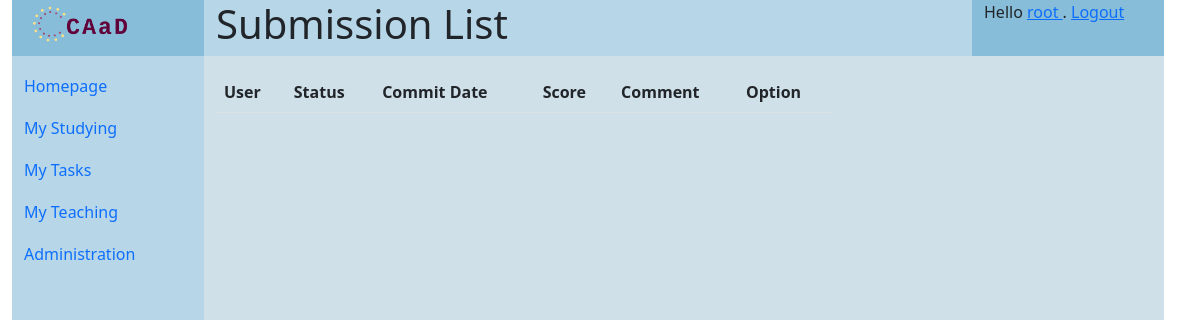
Page /courses/task/8/submissions (signed in) on the earlier database version.
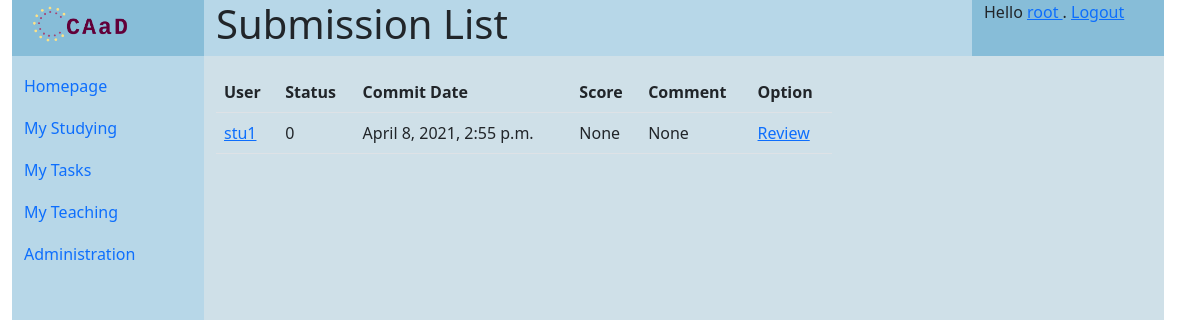
Same page on the later database version.
### homeworks/models.py (models this page shows, shortened)
class Submission(models.Model):
    SUBMISSION_STATUS = [ (0, "Unfinished"), (1, "Submitted"), (2, "Commented") ]
    status = models.IntegerField(
        'status', default=0, choices=SUBMISSION_STATUS)
    commit_date = models.DateTimeField('date committed', default=timezone.now())
    score = models.IntegerField('score', null=True)
    comment = models.CharField('comment', max_length=1024, null=True)
    task = models.ForeignKey(Task, on_delete=models.CASCADE, related_name="submissions", null=True)
    submitter = models.ForeignKey(User, on_delete=models.CASCADE, related_name="submissions", null=True)
    file = models.OneToOneField(SubmissionFile, on_delete=models.SET_NULL, null=True, blank=True, related_name="submission")

### homeworks/views.py (the view)
# urls.py: path('task/<int:task_id>/submissions', homework_views.SubmissionListView.as_view(), name='submission_list'),
class SubmissionListView(ListView):
    paginate_by = 10
    template_name = 'homeworks/submission_list.html'
    context_object_name = 'submission_list'
    def get_queryset(self):
        user = self.request.user
        task_id = self.kwargs['task_id']
        return Submission.objects.filter(task__pk=task_id)
    def get_context_data(self, *args, object_list=None, **kwargs):
        context = super().get_context_data(*args, object_list=object_list, **kwargs)
        context['title'] = "Submission List"
        context['task_id'] = self.kwargs['task_id']
        return context
    def get(self, request, task_id):
        task = get_object_or_404(Task, pk=task_id)
        res, response = check_authenticated_and(request, CourseMember.is_teacher_of(request.user.pk, task.course.pk), USER_NOT_AUTHORIZED)
        if res == False:
            return response
        return super(SubmissionListView, self).get(self, request)

### courses/models.py (called while the page is built)
    @classmethod
    def get_highest_course_privilege(cls, user_id, course_id):
        if user_id == None or course_id == None:
            return 4
        cm = cls.objects.filter(course__pk=course_id).filter(user__pk=user_id)
        if len(cm) > 0:
            type = 3
            for role in cm:
                if role.type < type:
                    type = role.type
            return type
        return 4

    @classmethod
    def is_teacher_of(cls, user_id, course_id):
        return (cls.get_highest_course_privilege(user_id, course_id) < 2)

### utils/general.py (called while the page is built)
def check_authenticated_and(request, criteria=None, error_code=None):
    if not request.user.is_authenticated:
        return (False, return_error(request, USER_NOT_AUTHENTICATED))
    if criteria is not None and not criteria:
        return (False, return_error(request, error_code))
    return (True, None)

### templates/homeworks/submission_list.html
{% extends 'generics/base.html' %}
{% block content %}
<div class="col-8 d-flex justify-content-center mt-3">
<table class="table">
<tr>
    <th>User</th>
    <th>Status</th>
    <th>Commit Date</th>
    <th>Score</th>
    <th>Comment</th>
    <th>Option</th>
</tr>
<tr>
{% for submission in submission_list %}
    <td>
        <a href="{% url 'users:profile' submission.submitter.pk %}">{{ submission.submitter.username }}</a>
    </td>
    <td>{{ submission.status }}</td>
    <td>{{ submission.commit_date }}</td>
    <td>{{ submission.score }}</td>
    <td>{{ submission.comment }}</td>
    <td>
    <a href="{% url 'courses:submission_comment' submission.pk %}">Review</a>
    </td>
{% endfor %}
</tr>
</table>
</div>
{% endblock content %}

Differences in the rows shown:
added Submission: submitter.username "stu1", status "0", commit_date "April 8, 2021, 2:55 p.m.", score "None", comment "None"
